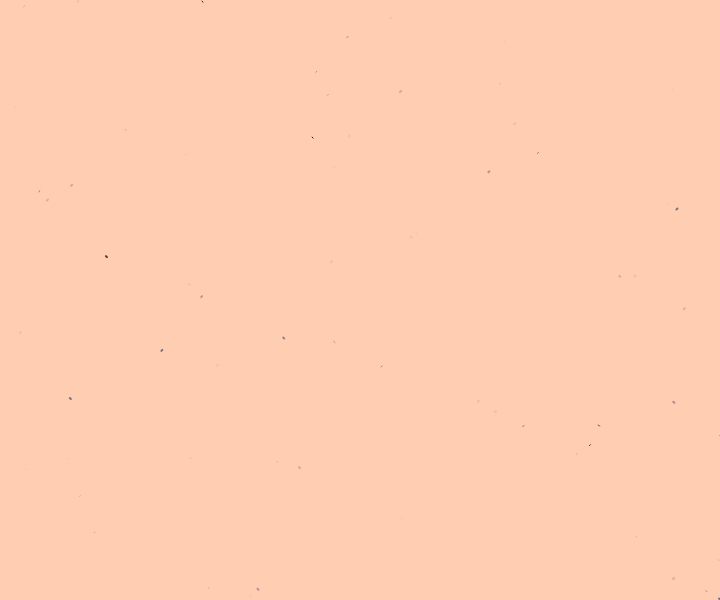
Frame 1 (no input)
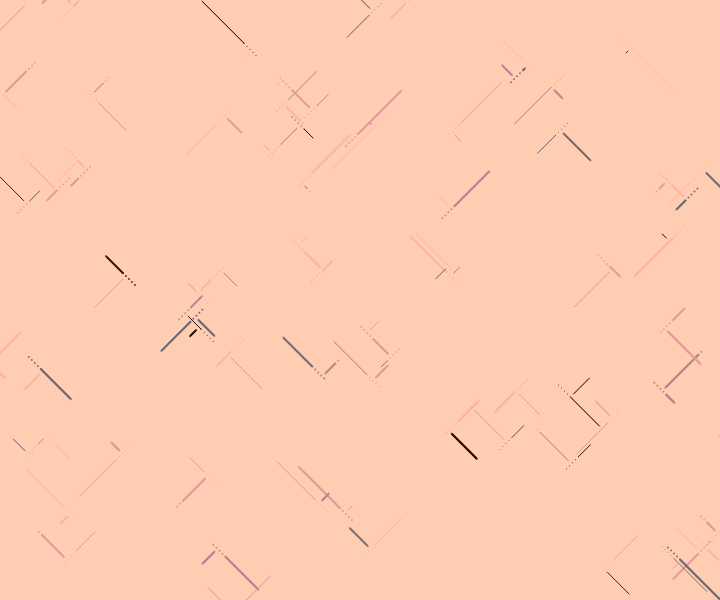
Frame 60 (no input)
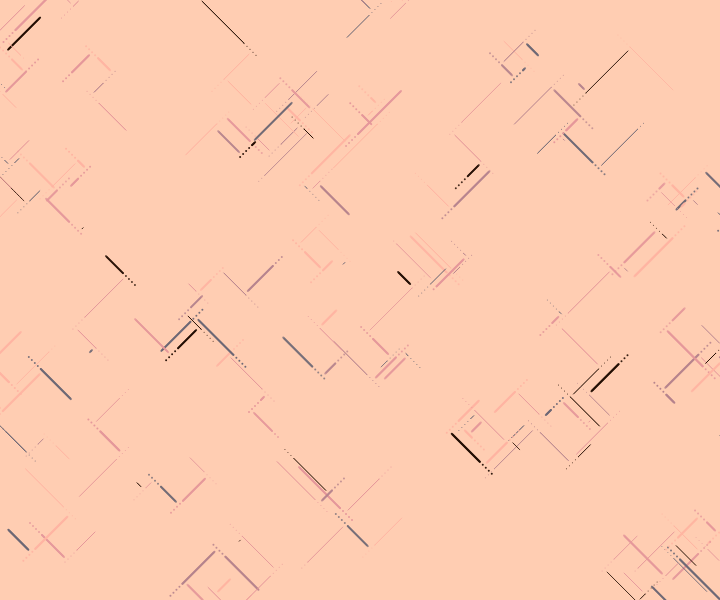
Frame 120 (the mouse pressed at the canvas centre since frame 60)

The p5.js sketch that drew these frames (run headless with seeded random() and noise() and a simulated clock; from frame 60 on, the mouse is pressed at the canvas centre):

// p5.js sketch
// ── sketch.js
"use strict";

var _createClass = function () { function defineProperties(target, props) { for (var i = 0; i < props.length; i++) { var descriptor = props[i]; descriptor.enumerable = descriptor.enumerable || false; descriptor.configurable = true; if ("value" in descriptor) descriptor.writable = true; Object.defineProperty(target, descriptor.key, descriptor); } } return function (Constructor, protoProps, staticProps) { if (protoProps) defineProperties(Constructor.prototype, protoProps); if (staticProps) defineProperties(Constructor, staticProps); return Constructor; }; }();

function _toConsumableArray(arr) { if (Array.isArray(arr)) { for (var i = 0, arr2 = Array(arr.length); i < arr.length; i++) { arr2[i] = arr[i]; } return arr2; } else { return Array.from(arr); } }

function _classCallCheck(instance, Constructor) { if (!(instance instanceof Constructor)) { throw new TypeError("Cannot call a class as a function"); } }

// $color1: rgba(255, 205, 178, 1);
// $color2: rgba(255, 180, 162, 1);
// $color3: rgba(229, 152, 155, 1);
// $color4: rgba(181, 131, 141, 1);
// $color5: rgba(109, 104, 117, 1);
// $color6: rgba(36, 15, 4,1);

// const bgCol = [109, 104, 117];
var bgCol = [255, 205, 178];
var strokeColors = [[36, 15, 4], [181, 131, 141], [109, 104, 117], [255, 180, 162], [229, 152, 155], [255, 180, 162], [229, 152, 155]];

var basicLength = 40;
var lengthVariation = 20;
var weightRange = [1, 2];
var howMany = 65;
var initialOpacity = 0.7;
var dottedLength = 16;

var crossers = void 0;

function setup() {
	createCanvas(windowWidth * 0.6, windowHeight * 0.6);
	background(bgCol);
	colorMode(RGB, 255, 255, 255, 1);

	createCrossers();
}

function draw() {
	crossers.forEach(function (crosser) {
		crosser.draw();
		crosser.update();
	});
}

function windowResized() {
	resizeCanvas(windowWidth * 0.6, windowHeight * 0.6);
	background(bgCol);
	createCrossers();
}

function reset() {
	background(bgCol);
	createCrossers();
}

function createCrossers() {
	crossers = [];
	for (var i = 0; i < howMany; i++) {
		crossers.push(new Crosser(random(width), random(height)));
	}
}

var Crosser = function () {
	function Crosser(x, y) {
		_classCallCheck(this, Crosser);

		this.scaled = 1;
		this.x = x;
		this.y = y;
		this.vx = random([-this.scaled, this.scaled]);
		this.vy = random([-1, 1]);
		this.remaining = basicLength + floor(random(-lengthVariation, lengthVariation + 1));
		this.strokeWeight = random(weightRange);
		this.opacity = initialOpacity + random(0, 1 - initialOpacity);
		this.color = random(strokeColors);
	}

	_createClass(Crosser, [{
		key: "draw",
		value: function draw() {
			stroke.apply(undefined, _toConsumableArray(this.color).concat([this.opacity]));
			strokeWeight(this.strokeWeight);
			if (this.remaining >= dottedLength) {
				line(this.x, this.y, this.x + this.vx, this.y + this.vy);
			} else if (this.remaining % 3 === 0) {
				noFill();
				point(this.x, this.y);
			}
		}
	}, {
		key: "update",
		value: function update() {
			this.x = this.x + this.vx;
			this.y = this.y + this.vy;
			this.remaining -= 1;

			if (this.remaining <= 0) {
				this.goAgain();
			}
		}
	}, {
		key: "goAgain",
		value: function goAgain() {
			var distBack = floor(random(5, 19));
			this.x -= this.vx * distBack;
			this.y -= this.vy * distBack;

			if (random(1) > 0.5) {
				this.vx = -this.vx;
			} else {
				this.vy = -this.vy;
			}

			this.remaining = basicLength + floor(random(-lengthVariation, lengthVariation + 1));
			this.strokeWeight = random(weightRange);
			this.opacity = random(0, 1) > 0.95 ? 0 : initialOpacity + random(0, 1 - initialOpacity);
			this.color = random(strokeColors);

			if (this.x < 0) {
				this.vx = 1 * this.scaled;
			}
			if (this.x > width) {
				this.vx = -1 * this.scaled;
			}
			if (this.y < 0) {
				this.vy = 1;
			}
			if (this.y > height) {
				this.vy = -1;
			}

			this.update();
			this.update();
			this.update();
		}
	}]);

	return Crosser;
}();
